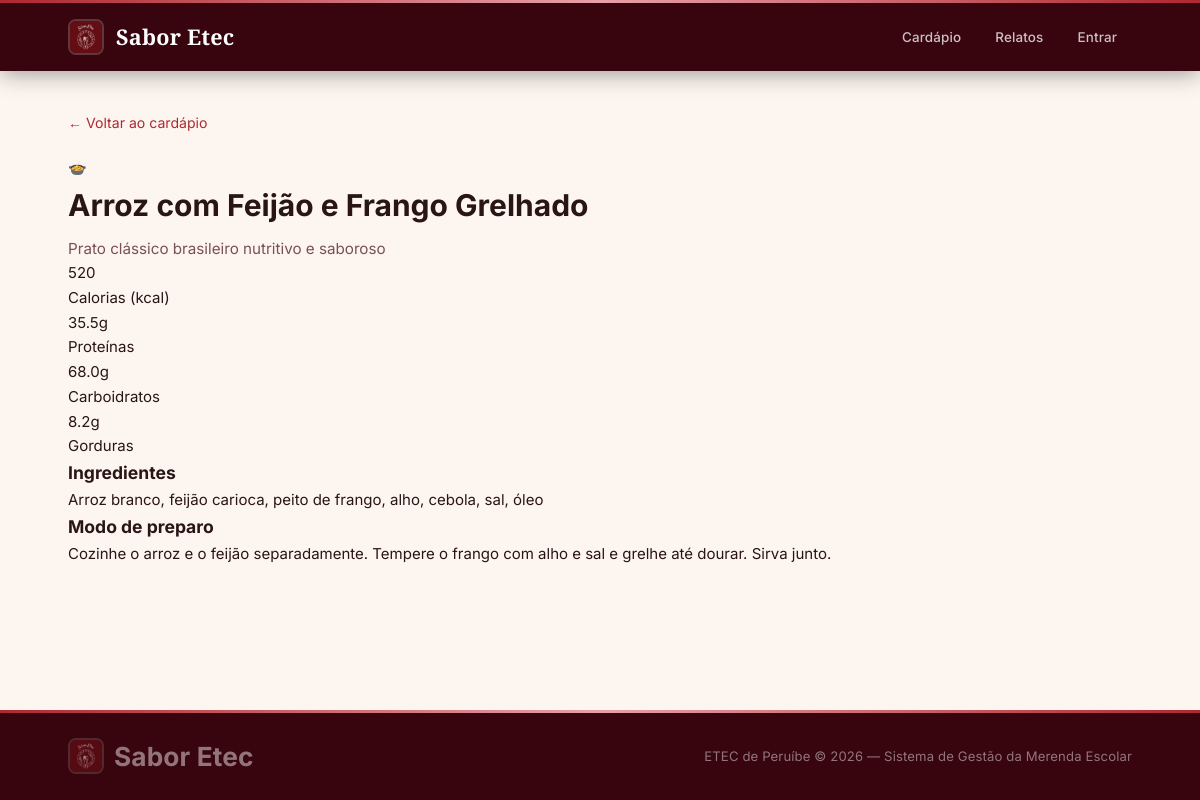
The app's page /prato.php?id=1 with its own data.
### tables this page shows
CREATE TABLE IF NOT EXISTS pratos (
    id INT AUTO_INCREMENT PRIMARY KEY,
    nome VARCHAR(100) NOT NULL,
    descricao TEXT,
    ingredientes TEXT,
    modo_preparo TEXT,
    calorias INT,
    proteinas DECIMAL(5,2),
    carboidratos DECIMAL(5,2),
    gorduras DECIMAL(5,2),
    foto VARCHAR(255),
    ativo TINYINT(1) NOT NULL DEFAULT 1,
    criado_em TIMESTAMP DEFAULT CURRENT_TIMESTAMP
);

### config/config.php (called while the page is built, shortened)
<?php
function escape(string $str): string {
    return htmlspecialchars($str, ENT_QUOTES, 'UTF-8');
}

### prato.php (the view, shortened to what this page needs)
<?php
require_once __DIR__ . '/config/config.php';
require_once __DIR__ . '/config/_layout.php';
$id = (int)($_GET['id'] ?? 0);
$pdo  = conectar();
$stmt = $pdo->prepare("SELECT * FROM pratos WHERE id=? AND ativo=1");
$stmt->execute([$id]);
$prato = $stmt->fetch();
?>
<!DOCTYPE html>
<html lang="pt-BR">
<head>
    <link rel="stylesheet" href="<?= SITE_URL ?>/assets/style.css">
</head>
<body>
<main>
<div class="container">
    <div style="margin-bottom:20px">
        <a href="<?= SITE_URL ?>/index.php" style="font-size:0.88rem;color:var(--c4)">← Voltar ao cardápio</a>
    </div>
    <div class="prato-detalhe">
        <?php if ($prato['foto'] && file_exists(UPLOAD_DIR . $prato['foto'])): ?>
            <img src="<?= UPLOAD_URL . escape($prato['foto']) ?>"
                 alt="<?= escape($prato['nome']) ?>" class="prato-detalhe-foto">
        <?php else: ?>
            <div class="prato-detalhe-foto-placeholder">🍲</div>
        <?php endif; ?>
        <div class="prato-detalhe-body">
            <h1><?= escape($prato['nome']) ?></h1>
            <?php if ($prato['descricao']): ?>
                <p style="color:#7a5050;font-size:0.95rem;margin-top:6px"><?= escape($prato['descricao']) ?></p>
            <?php endif; ?>
            <?php if ($prato['calorias'] || $prato['proteinas'] || $prato['carboidratos'] || $prato['gorduras']): ?>
                <div class="nutri-grid">
                    <?php if ($prato['calorias']): ?>
                        <div class="nutri-item">
                            <div class="nutri-valor"><?= $prato['calorias'] ?></div>
                            <div class="nutri-label">Calorias (kcal)</div>
                        </div>
                    <?php endif; ?>
                    <?php if ($prato['proteinas']): ?>
                        <div class="nutri-item">
                            <div class="nutri-valor"><?= number_format($prato['proteinas'],1) ?>g</div>
                            <div class="nutri-label">Proteínas</div>
                        </div>
                    <?php endif; ?>
                    <?php if ($prato['carboidratos']): ?>
                        <div class="nutri-item">
                            <div class="nutri-valor"><?= number_format($prato['carboidratos'],1) ?>g</div>
                            <div class="nutri-label">Carboidratos</div>
                        </div>
                    <?php endif; ?>
                    <?php if ($prato['gorduras']): ?>
                        <div class="nutri-item">
                            <div class="nutri-valor"><?= number_format($prato['gorduras'],1) ?>g</div>
                            <div class="nutri-label">Gorduras</div>
                        </div>
                    <?php endif; ?>
                </div>
            <?php endif; ?>
            <?php if ($prato['ingredientes']): ?>
                <div class="detalhe-secao">
                    <h3> Ingredientes</h3>
                    <p><?= nl2br(escape($prato['ingredientes'])) ?></p>
                </div>
            <?php endif; ?>
            <?php if ($prato['modo_preparo']): ?>
                <div class="detalhe-secao">
                    <h3> Modo de preparo</h3>
                    <p><?= nl2br(escape($prato['modo_preparo'])) ?></p>
                </div>
            <?php endif; ?>
        </div>
    </div>
</div>
</main>
</body>
</html>

### assets/style.css (style rules this page uses)
:root { --c1: #38050e; --c2: #640d15; --c3: #810e13; --c4: #ae2831; --c5: #d44a55; --creme: #fdf6f0; --creme2: #f7ece8; --borda: #e8d5d0; --texto: #2a1515; --texto2: #6b3a3a; --branco: #ffffff; --sombra-s: 0 2px 16px rgba(56,5,14,.08); --sombra-m: 0 6px 32px rgba(56,5,14,.14); --sombra-f: 0 16px 56px rgba(56,5,14,.22); --r-sm: 8px; --r-md: 14px; --r-lg: 20px; --r-xl: 28px; --titulo: 'Cormorant Garamond', Georgia, serif; --corpo: 'Inter', system-ui, sans-serif; --trans: all .22s cubic-bezier(.4,0,.2,1); }
*, *::before, *::after { box-sizing: border-box; margin: 0; padding: 0; }
html { scroll-behavior: smooth; -webkit-font-smoothing: antialiased; }
body { font-family: var(--corpo); background: var(--creme); color: var(--texto); min-height: 100vh; display: flex; flex-direction: column; font-size: 15px; line-height: 1.65; }
a { color: var(--c4); text-decoration: none; transition: var(--trans); }
.container { width: 100%; max-width: 1120px; margin: 0 auto; padding: 0 28px; }
main { flex: 1; padding: 40px 0 64px; }

### records on screen
pratos: nome "Arroz com Feijão e Frango Grelhado", descricao "Prato clássico brasileiro nutritivo e saboroso", calorias "520", proteinas "35.5", carboidratos "68.0", gorduras "8.2", ingredientes "Arroz branco, feijão carioca, peito de frango, alho, cebola, sal, óleo", modo_preparo "Cozinhe o arroz e o feijão separadamente. Tempere o frango com alho e sal e grelhe até dourar. Sirva junto."

### other values on screen
$label "Cardápio"
$label "Relatos"
